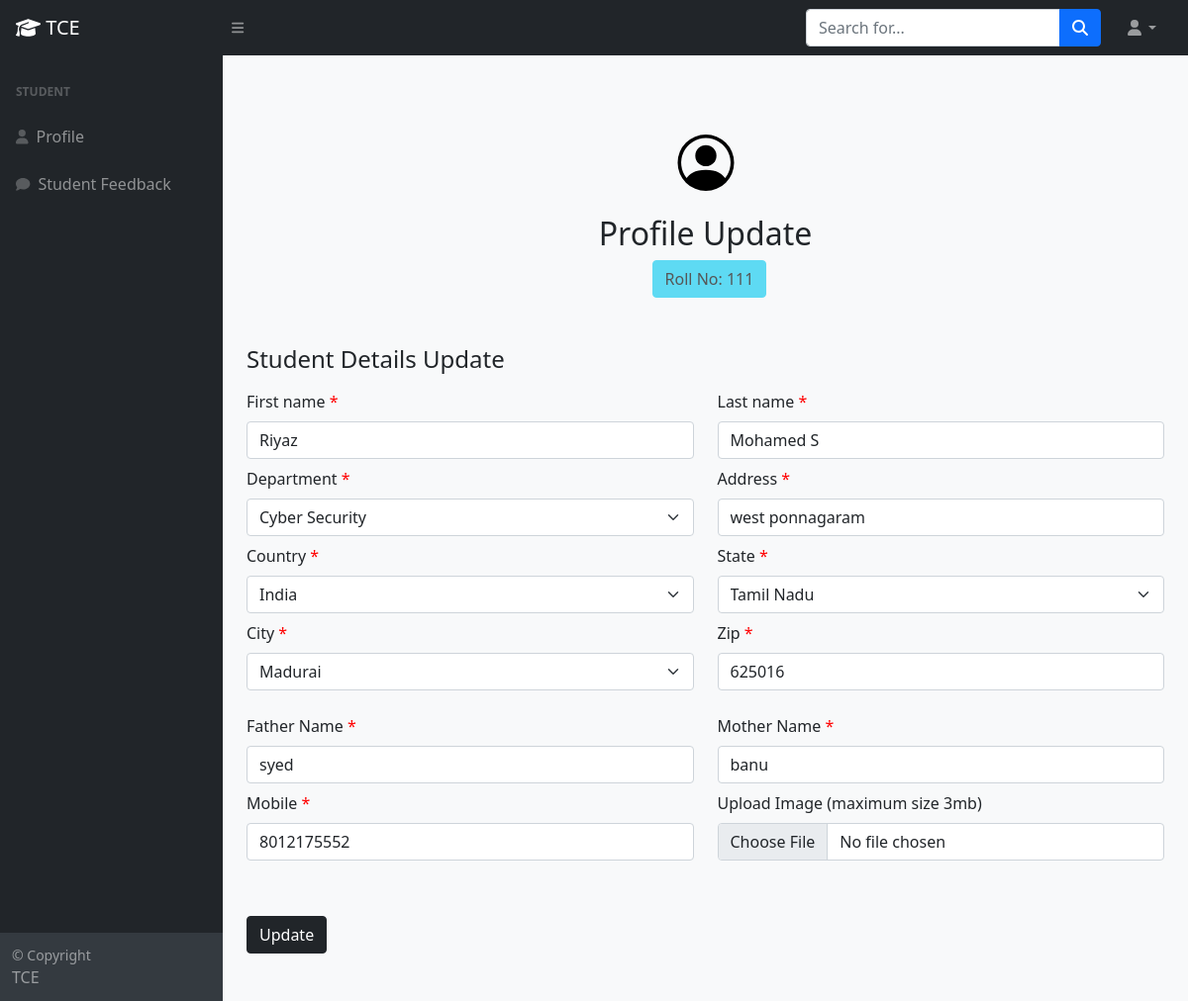
The page /profileupdate.php (signed in) on the database its author committed.
### tables this page shows
CREATE TABLE `student_details` (
  `sdid` int(11) NOT NULL,
  `regid` int(11) NOT NULL,
  `firstname` varchar(20) NOT NULL,
  `lastname` varchar(20) NOT NULL,
  `rollno` varchar(15) NOT NULL,
  `department` varchar(20) NOT NULL,
  `address` varchar(50) NOT NULL,
  `country` varchar(20) NOT NULL,
  `state` varchar(20) NOT NULL,
  `city` varchar(20) NOT NULL,
  `zip` int(10) NOT NULL,
  `mobile` bigint(10) NOT NULL,
  `gender` varchar(10) NOT NULL
);

CREATE TABLE `student_family_details` (
  `fid` int(11) NOT NULL,
  `regid` int(11) NOT NULL,
  `fathername` varchar(20) NOT NULL,
  `mothername` varchar(20) NOT NULL
);

### profileupdate.php (the view, shortened to what this page needs)
<?php
include("db_connection.php");
$regid = $_SESSION['SESSION_REGID'];
try {
    $con = new PDO($str, $user, $pass);
    $con->setAttribute(PDO::ATTR_DEFAULT_FETCH_MODE, PDO::FETCH_OBJ);
    $sql = "SELECT student_details.firstname, student_details.lastname, student_details.rollno, student_details.department, student_details.address, student_details.country, student_details.state, student_details.city, student_details.zip, student_details.mobile, student_details.gender, student_family_details.fathername, student_family_details.mothername, student_profileimage.profileimage FROM student_details JOIN student_family_details ON student_details.regid = student_family_details.regid JOIN student_profileimage ON student_details.regid = student_profileimage.regid WHERE student_details.regid = '$regid'";
    $res = $con->query($sql);
    while ($row = $res->fetch()) {
        $fn = $row->firstname;
        $ln = $row->lastname;
        $addr = $row->address;
        $country = $row->country;
        $state = $row->state;
        $city = $row->city;
        $zip = $row->zip;
        $mobile = $row->mobile;
        $fathername = $row->fathername;
        $mothername = $row->mothername;
        $department = $row->department;
    }
                ?>
<?php
} catch (Exception $e) {
    echo "Error: " . $e->getMessage();
}
?>
<!doctype html>
<html lang="en">
<head>
    <link href="/sr/assets/dist/css/bootstrap.min.css" rel="stylesheet">
    <link href="css/styles.css" rel="stylesheet" />
    <link href="css/styles.css" rel="stylesheet" />
</head>
<nav class="sb-topnav navbar navbar-expand navbar-dark bg-dark">
    <a class="navbar-brand ps-3" href="show.php"> <i class="fas fa-graduation-cap"></i> TCE</a>
    <button class="btn btn-link btn-sm order-1 order-lg-0 me-4 me-lg-0" id="sidebarToggle" href="#!"><i
            class="fas fa-bars"></i></button>
    <form class="d-none d-md-inline-block form-inline ms-auto me-0 me-md-3 my-2 my-md-0">
        <div class="input-group">
            <input class="form-control" type="text" placeholder="Search for..." aria-label="Search for..."
                aria-describedby="btnNavbarSearch" />
            <button class="btn btn-primary" id="btnNavbarSearch" type="button"><i class="fas fa-search"></i></button>
        </div>
    </form>
    <ul class="navbar-nav ms-auto ms-md-0 me-3 me-lg-4">
        <li class="nav-item dropdown">
            <a class="nav-link dropdown-toggle" id="navbarDropdown" href="#" role="button" data-bs-toggle="dropdown"
                aria-expanded="false"><i class="fas fa-user fa-fw"></i></a>
        </li>
    </ul>
</nav>
<div id="layoutSidenav">
    <div id="layoutSidenav_nav">
        <nav class="sb-sidenav accordion sb-sidenav-dark" id="sidenavAccordion">
            <div class="sb-sidenav-menu">
                <div class="nav">
                    <div class="sb-sidenav-menu-heading">Student</div>
                    <a class="nav-link" href="show.php">
                        <div class="sb-nav-link-icon"><i class="fas fa-user"></i></div>
                        Profile
                    </a>
                    <a class="nav-link" href="studentfeedback.php">
                        <div class="sb-nav-link-icon"><i class="fas fa-comment"></i></div>
                        Student Feedback
                    </a>
                </div>
            </div>
            <div class="sb-sidenav-footer">
                <div class="small">&copy; Copyright</div>
                TCE
            </div>
        </nav>
    </div>
    <div id="layoutSidenav_content">
        <main>
            <body class="bg-light">
                <div class="container">
                    <main>
                        <div class="py-5 text-center mt-4">
                            <img class="d-block mx-auto mb-4 mt-2" src="/sr/assets/brand/person-circle.svg" alt=""
                                width="72" height="57">
                            <h2>Profile Update</h2>
                            <button type="button" class="btn btn-info disabled ms-2">Roll No:
                                <?php echo $_SESSION['SESSION_ROLLNO']; ?></button>
                        </div>
                        <div class="row g-5">
                            <div class="col-md-12">
                                <h4 class="mb-3">Student Details Update</h4>
                                <form
                                    action="<?php echo $_SERVER['PHP_SELF']; ?>"
                                    method="post" enctype="multipart/form-data">
                                    <div class="row">
                                        <div class="col-sm-6">
                                            <label for="firstName" class="form-label">First name</label><span
                                                style="color:red"> *</span>
                                            <input name="firstname" type="text" class="form-control" id="firstName"
                                                placeholder=""
                                                value="<?php echo $fn; ?>"
                                                required>
                                        </div>
                                        <div class="col-sm-6">
                                            <label for="lastName" class="form-label">Last name</label><span
                                                style="color:red"> *</span>
                                            <input name="lastname" type="text" class="form-control" id="lastName"
                                                placeholder=""
                                                value="<?php echo $ln; ?>"
                                                required>
                                        </div>
                                    </div>
                                    <div class="row mt-2">
                                        <div class="col-sm-6">
                                            <label for="lastName" class="form-label">Department</label><span
                                                style="color:red"> *</span>
                                            <select name="department" class="form-select"
                                                aria-label="Default select example" required>
                                                <option selected
                                                    value="<?php echo $department; ?>">
                                                    <?php echo $department; ?>
                                                </option>
                                            </select>
                                        </div>
                                        <div class="col-sm-6">
                                            <label for="address" class="form-label">Address</label><span
                                                style="color:red"> *</span>
                                            <input name="address" type="text" class="form-control" id="address"
                                                placeholder=""
                                                value="<?php echo $addr; ?>"
                                                required>
                                        </div>
                                    </div>
                                    <div class="row mt-2">
                                        <div class="col-sm-6">
                                            <label for="country" class="form-label">Country</label><span
                                                style="color:red">
                                                *</span>
                                            <select name="country" id="country" class="form-select"
                                                aria-label="Default select example" required>
                                                <option selected
                                                    value="<?php echo $country; ?>">
                                                    <?php echo $country; ?>
                                                </option>
                                            </select>
                                        </div>
                                        <div class="col-sm-6">
                                            <label for="state" class="form-label">State</label><span style="color:red">
                                                *</span>
                                            <select name="state" id="state" class="form-select"
                                                aria-label="Default select example" required>
                                                <option selected
                                                    value="<?php echo $state; ?>">
                                                    <?php echo $state; ?>
                                                </option>
                                            </select>
                                        </div>
                                    </div>
                                    <div class="row mt-2">
                                        <div class="col-sm-6">
                                            <label for="city" class="form-label">City</label><span style="color:red">
                                                *</span>
                                            <select name="city" id="city" class="form-select"
                                                aria-label="Default select example">
                                                <option selected
                                                    value="<?php echo $city; ?>">
                                                    <?php echo $city; ?>
                                                </option>
                                            </select>
                                        </div>
                                        <div class="col-sm-6">
                                            <label for="zip" class="form-label">Zip</label><span style="color:red">
                                                *</span>
                                            <input name="zip" type="number" class="form-control mb-3" id="zip"
                                                placeholder=""
                                                value="<?php echo $zip; ?>"
                                                required>
                                        </div>
                                    </div>
                                    <div class="row mt-2">
                                        <div class="col-sm-6">
                                            <label for="cc-name" class="form-label">Father Name</label><span
                                                style="color:red"> *</span>
                                            <input name="fathername" type="text" class="form-control" id="cc-name"
                                                placeholder=""
                                                value="<?php echo $fathername; ?>"
                                                required>
                                        </div>
                                        <div class="col-sm-6">
                                            <label for="cc-number" class="form-label">Mother Name</label><span
                                                style="color:red"> *</span>
                                            <input name="mothername" type="text" class="form-control" id="cc-number"
                                                placeholder=""
                                                value="<?php echo $mothername; ?>"
                                                required>
                                        </div>
                                    </div>
                                    <div class="row mt-2">
                                        <div class="col-sm-6">
                                            <label for="mobile" class="form-label">Mobile</label><span
                                                style="color:red"> *</span>
                                            <input name="mobile" type="text" class="form-control" id="mobile"
                                                placeholder=""
                                                value="<?php echo $mobile; ?>"
                                                required maxlength="10">
                                        </div>
                                        <div class="col-sm-6">
                                            <label for="formFile" class="form-label">Upload Image (maximum size
                                                3mb)</label>
                                            <input name="file" class="form-control" type="file" id="formFile"
                                                accept="image/jpg,image/png">
                                        </div>
                                    </div>
                                    <div class="row mt-2">
                                        <div class="col-sm-6">
                                            <button class=" btn btn-dark mt-5 mb-5" type="submit"
                                                name="submit">Update</button>
                                        </div>
                                    </div>
                                </form>
                            </div>
                        </div>
                    </main>
                </div>
            </body>
        </main>
    </div>
</div>
</html>

### rows shown on the page
student_details: firstname "Riyaz", lastname "Mohamed S", department "Cyber Security", address "west ponnagaram", country "India", state "Tamil Nadu", city "Madurai", zip "625016", fathername "syed", mothername "banu", mobile "8012175552"

### other values the page prints
$_SESSION['SESSION_ROLLNO'] "111"
